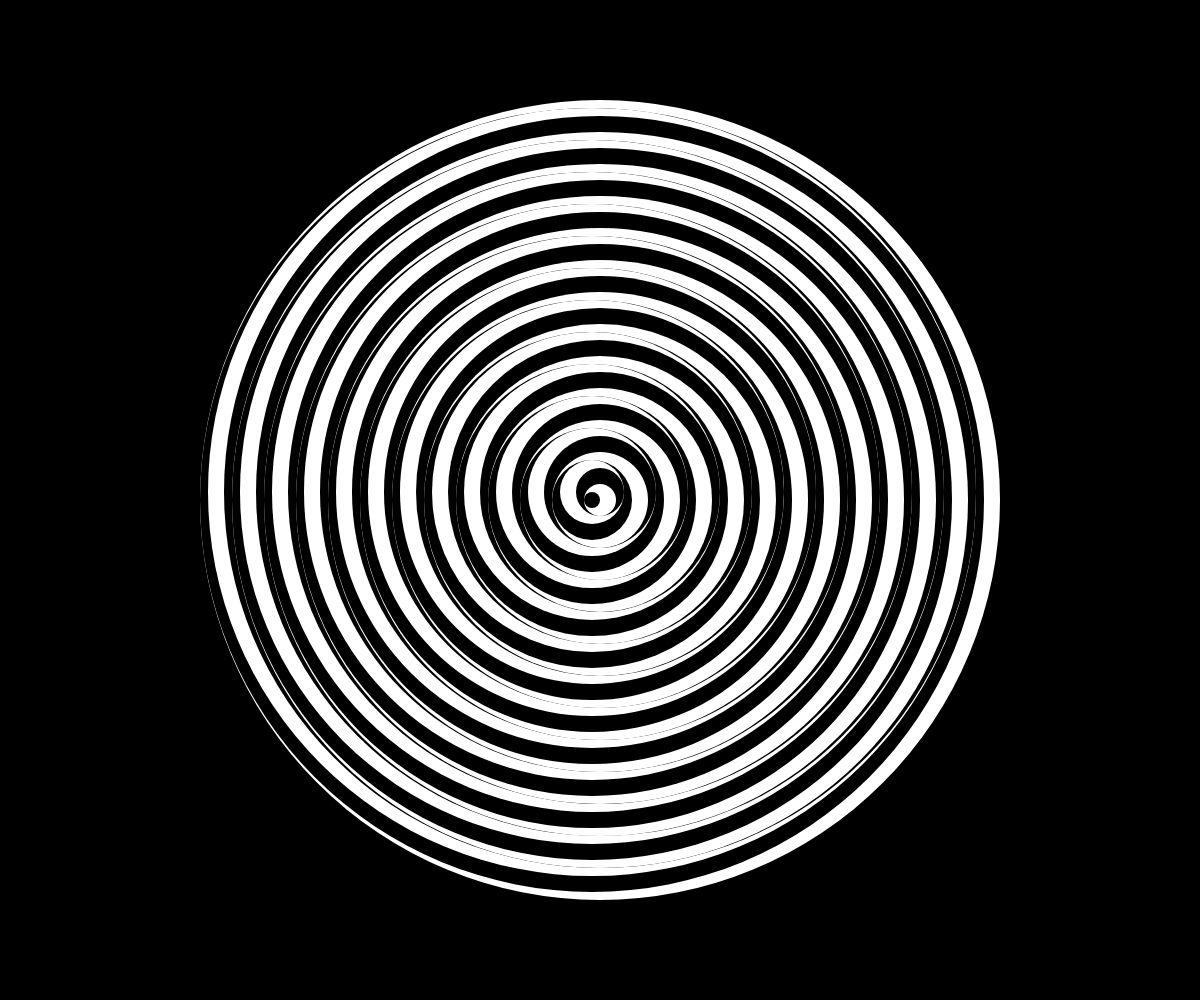
Frame 1 (no input)
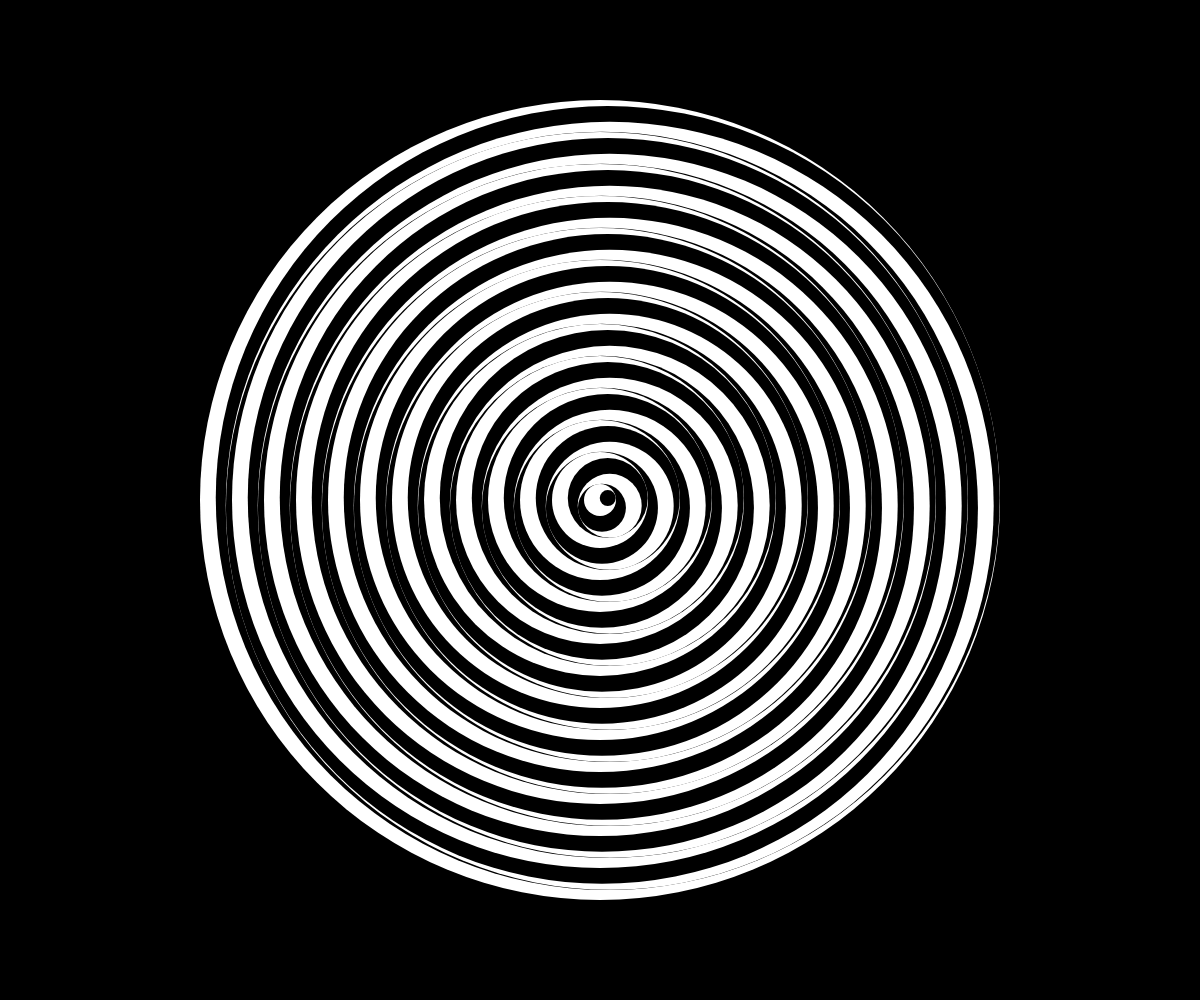
Frame 60 (no input)
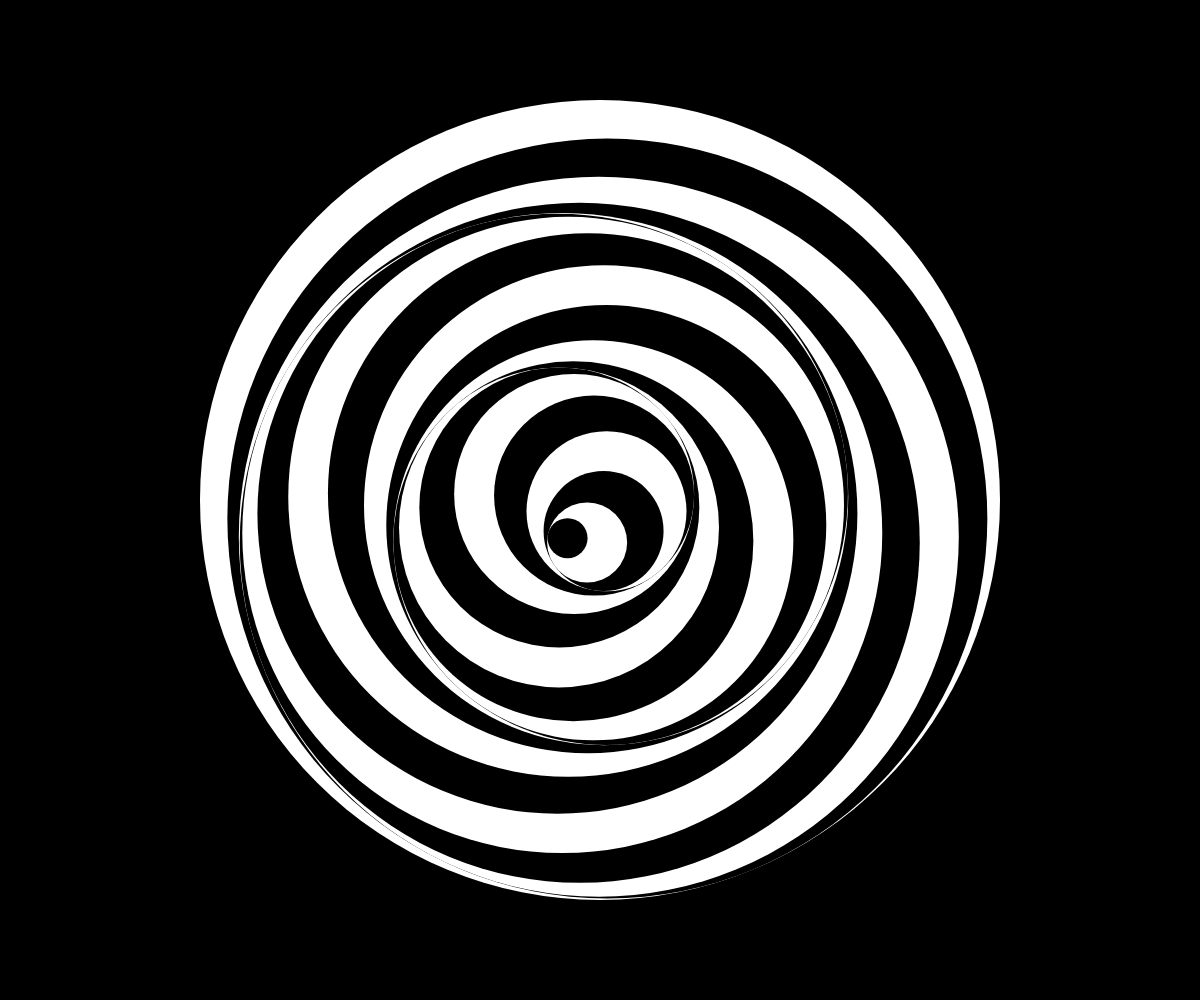
Frame 120 (the mouse pressed at the canvas centre since frame 60)

The p5.js sketch that drew these frames (run headless with seeded random() and noise() and a simulated clock; from frame 60 on, the mouse is pressed at the canvas centre):

// p5.js sketch
// ── sketch.js
var angle = 0;

function windowResized() {
    resizeCanvas(windowWidth, windowHeight);
}

function setup() {
    createCanvas(windowWidth, windowHeight);
    noStroke();
}

function draw() {
    background(0);
    c = 255;
    push();
    translate(width / 2, height / 2);
    scale(min(width, height) / 500 * 0.8);
    var rSub = map(mouseX, 0, width, 5, 20);
    var aAdd = map(mouseY, 0, height, PI / 2.0, PI / 48.0);
    anemic(250, rSub, angle, aAdd);
    angle += PI / 64.0;
    pop();
}

function anemic(radius, rSub, angle, aAdd) {
    push();
    do {
        fill(c);
        c = 255 - c;
        ellipse(0, 0, radius * 2, radius * 2);
        radius -= rSub;
        angle += aAdd;
        var r = rSub * 1;
        var v = p5.Vector.fromAngle(angle + aAdd).mult(r);
        translate(v.x, v.y);
    } while (radius >= 1);
    pop();
}
